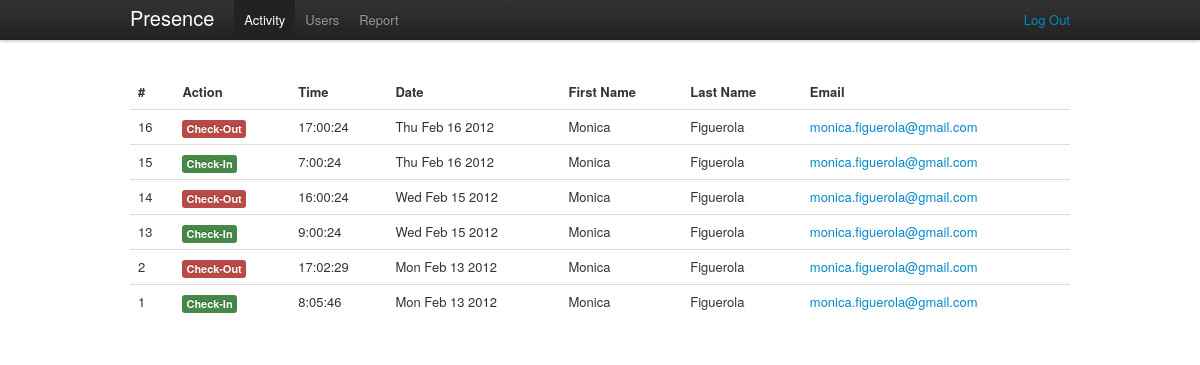
Page /admin/activity/ (signed in) on the earlier database version.
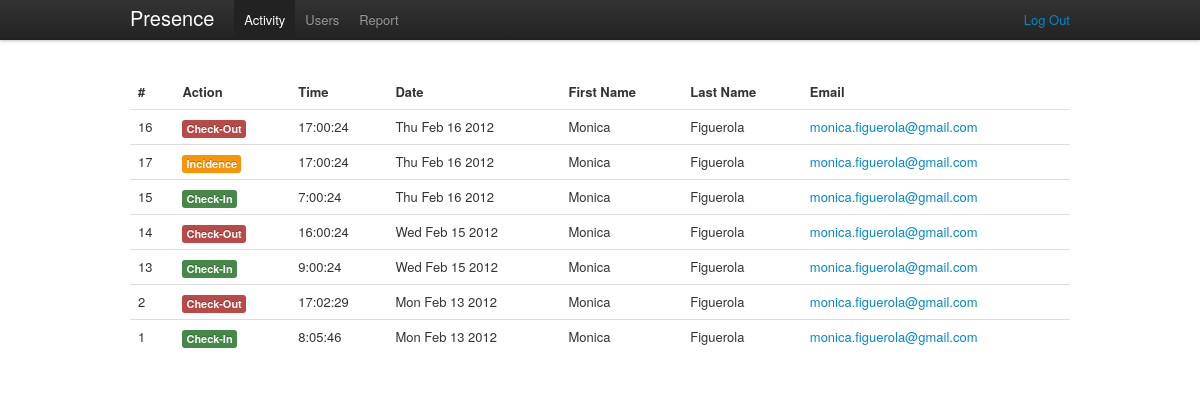
Same page on the later database version.
### tables this page shows
CREATE TABLE IF NOT EXISTS `presence_activity` (
  `id` int(11) NOT NULL AUTO_INCREMENT,
  `userid` varchar(250) NOT NULL,
  `action` varchar(50) NOT NULL,
  `timestamp` int(15) NOT NULL,
  `computed` tinyint(1) NOT NULL DEFAULT '0',
  PRIMARY KEY (`id`)
);

CREATE TABLE IF NOT EXISTS `presence_users` (
  `id` int(11) NOT NULL AUTO_INCREMENT,
  `email` varchar(150) NOT NULL,
  `password` varchar(50) NOT NULL,
  `role` varchar(20) NOT NULL,
  `firstname` varchar(200) NOT NULL,
  `lastname` varchar(300) NOT NULL,
  `position` varchar(200) NOT NULL,
  `UUID` varchar(36) NOT NULL,
  PRIMARY KEY (`id`)
);

### public/index.php (called while the page is built, shortened)
<?php
require_once (ROOT . '/config/config.php');
$url = isset($_GET['url']) ? $_GET['url'] : null;
$role = isset($_SESSION['role']) ? $_SESSION['role'] : null;
if ($url == null && $role == null) {
    $controller = "AuthController";
    $action = "asklogin";
    $url_params = array();
} else if ($url == null && isset($role)) {
    $controller = ucfirst($role) . 'Controller';
    $action = 'activity';
    $url_params = array();
} else {
    $url_params = explode('/', $url);
    $controller = ucfirst(array_shift($url_params));
    $action = $url_params[0] == null ? 'activity' : array_shift($url_params);
}
isset($url_params[1])
    ? $extra_action = $url_params[1]
    : $extra_action = null;
$extra_params = $_POST;
new $controller($action, array_merge($url_params, $extra_params), $extra_action);

### config/config.php (called while the page is built, shortened)
<?php
$CONFIG = new stdClass();
$CONFIG->wwwroot = 'https://localhost/presence-manager';
$CONFIG->dbhost = 'localhost';
$CONFIG->dbname = 'presence';
$CONFIG->dbuser = 'root';
$CONFIG->dbpassword = 'doremi';

### lang/en.php (called while the page is built)
<?php
$STRINGS = null;
$STRINGS['brand'] = 'Presence';
$STRINGS['login'] = 'Login';
$STRINGS['help'] = 'Help';
$STRINGS['activity'] = 'Activity';
$STRINGS['users'] = 'Users';
$STRINGS['report'] = 'Report';
$STRINGS['user'] = 'User';
$STRINGS['logout'] = 'Log Out';
$STRINGS['home'] = 'Home';
$STRINGS['404'] = '404';
$STRINGS['details'] = 'Details';
$STRINGS['summary'] = 'Summary';
$STRINGS['account'] = 'Account';
$STRINGS['starttime'] = 'Start Time';
$STRINGS['startdate'] = 'Start Date';
$STRINGS['endtime'] = 'End Time';
$STRINGS['enddate'] = 'End Date';
$STRINGS['action'] = 'Action';
$STRINGS['time'] = 'Time';
$STRINGS['date'] = 'Date';
$STRINGS['firstname'] = 'First Name';
$STRINGS['lastname'] = 'Last Name';
$STRINGS['email'] = 'Email';
$STRINGS['issued'] = 'Issued';
$STRINGS['period'] = 'Period';
$STRINGS['intervals'] = 'Intervals';
$STRINGS['interval'] = 'Interval';
$STRINGS['total'] = 'Total';
$STRINGS['password'] = 'Password';
$STRINGS['position'] = 'Position';
$STRINGS['role'] = 'Role';
$STRINGS['update'] = 'Update';
$STRINGS['week'] = 'Week';
$STRINGS['month'] = 'Month';
$STRINGS['year'] = 'Year';
$STRINGS['type'] = 'Type';
$STRINGS['message'] = 'Message';
$STRINGS['user:update:success'] = 'User details updated successfully!';
$STRINGS['user:update:failed'] = 'User details update falied!';
$STRINGS['user:delete:success'] = 'User deleted successfully!';
$STRINGS['user:delete:failed'] = 'User deleition falied!';
$STRINGS['user:create:success'] = 'The new user has been created!';
$STRINGS['user:create:failed'] = 'Error creating new user!';
$STRINGS['user:create:duplicate'] = 'This user already exists!';
$STRINGS['admin:no:activities'] = 'No more activity!';
$STRINGS['add:user'] = 'Add User';
$STRINGS['create:user'] = 'Create User';
$STRINGS['build:report'] = 'Build Report';
$STRINGS['event:success'] = 'Success!';
$STRINGS['event:error'] = 'Error!';
$STRINGS['event:checkin'] = 'Check-In';
$STRINGS['event:checkout'] = 'Check-Out';
$STRINGS['event:incidence'] = 'Incidence';
$STRINGS['event:noactivity'] = 'No Activity!';
$STRINGS['event:noactivity:message'] = 'There is no user activity';
$STRINGS['event:noactivityinterval:message'] = 'There is no user activity';
$STRINGS['event:delete:account'] = 'Delete Account';
$STRINGS['event:delete:account:warning'] = 'Warning! This action can not be undone!';

### lib/DB.php (called while the page is built, shortened)
<?php
class DB {
    private static $_instance;
    private static function getInstance(){
        if(self::$_instance == null){
            self::$_instance = new $class();
        }
        return self::$_instance;
    }
    public static function setUp($params){
        $db = self::getInstance();
        $db->_connection = new PDO("mysql:host=" . $params->dbhost . ";
                                    dbname=" . $params->dbname,
                                               $params->dbuser,
                                               $params->dbpassword);
    }
    public static function getDB(){
        $db = self::getInstance();
        return $db->_connection;
    }
	static function getAllRecords($sql, array $params = null){
		$st = self::getDB()->prepare($sql);
        $st->execute($params);
        return $st->fetchAll(PDO::FETCH_OBJ);
	}
}

### app/models/ActivityModel.php (called while the page is built, shortened)
<?php
class ActivityModel extends Model {
    public static function find_all() {
		$sql = "SELECT pa.id, pa.userid, pa.action, pa.timestamp, pu.firstname, pu.lastname, pu.email
				FROM " . self::table() . " pa
				JOIN presence_users pu ON pa.userid = pu.id
				ORDER BY pa.timestamp DESC";
		return DB::getAllRecords($sql, null);
    }
}

### app/controllers/AdminController.php (called while the page is built, shortened)
<?php
class AdminController extends Controller {
    public function __construct($action, $params, $extra_action = null) {
        global $CONFIG;
        isset($extra_action) ? $action = $action . '_' . $extra_action : null;
        if ($this->check_role('admin') && method_exists($this, $action)) {
            $this->$action($params);
        } else {
            RoutingHelper::redirect($CONFIG->wwwroot . '/error/notfound');
        }
    }
    public function activity() {
        $this->_view = new AdminActivityView(ActivityModel::find_all());
    }
}

### app/model.class.php (called while the page is built, shortened)
<?php
abstract class Model{
    protected static function table(){
        $prefix = 'presence_';
        $caller = get_called_class();
        $class = lcfirst(substr($caller, 0, -5));
        return $prefix.self::pluralise($class);
    }
    private static function pluralise($word){
        $exceptions = array();
        $exceptions['activity'] = 'activity';
        empty($exceptions[$word])
            ? $plural = $word.'s'
            : $plural = $exceptions[$word];
        return $plural;
    }
}

### app/helpers/BootstrapHelper.php (called while the page is built, shortened)
<?php
class BootstrapHelper extends Helper{
    static function get_label_for_action($action){
       switch ($action) {
            case 'checkin': return 'label-success';
            case 'checkout': return 'label-important';
            case 'incidence': return 'label-warning';
		}
    }
}

### app/views/admin/AdminActivityView.php (the view, shortened to what this page needs)
<?php
class AdminActivityView extends View {
    private $_entries;
    public function __construct($entries, $alert = null) {
        $this->_entries = $entries;
    }
    public function menu() {
        return MenuHelper::admin_base_menu('activity');
    }
    public function content() {
        global $CONFIG, $STRINGS;
        $activity_table_content = '';
        foreach ($this->_entries as $entry) {
            $activity_table_content .=
            '<tr>
                <td>' . $entry->id . '</td>
                <td><span class="label ' . BootstrapHelper::get_label_for_action($entry->action). '">' . BootstrapHelper::get_event_description($entry->action) . '</span></td>
                <td>' . date('G:i:s', $entry->timestamp) . '</td>
                <td>' . date('D M j Y', $entry->timestamp) . '</td>
                <td>' . utf8_encode($entry->firstname) . '</td>
                <td>' . utf8_encode($entry->lastname) . '</td>
                <td><a href="'.$CONFIG->wwwroot.'/admin/users/'.$entry->userid.'/details">' . $entry->email . '</a></td>
                </tr>
            ';
        }
        return '
        <section id="activity">
            <table class="table">
                <thead>
                    <tr>
                        <th>#</th>
                        <th>'.$STRINGS['action'].'</th>
                        <th>'.$STRINGS['time'].'</th>
						<th>'.$STRINGS['date'].'</th>
                        <th>'.$STRINGS['firstname'].'</th>
                        <th>'.$STRINGS['lastname'].'</th>
                        <th>'.$STRINGS['email'].'</th>
                    </tr>
                </thead>
                <tbody>' . $activity_table_content . '
                </tbody>
            </table>
        </section>';
    }
}

### app/view.class.php (shortened to what this page needs)
<?php
abstract class View {
    private $_title;
    protected $_alert;
    public function __destruct() {
        $this->render();
    }
    private function render() {
        global $CONFIG, $STRINGS;
        echo '<!DOCTYPE html>
              <html lang="en">
                <head>
                <meta charset="utf-8">
                  <title>' . $this->_title . ' | ' . $STRINGS['brand'] . '</title>
                    <link rel="stylesheet" href="' . $CONFIG->wwwroot . '/public/css/bootstrap.min.css" type="text/css">
                    <link rel="stylesheet" href="' . $CONFIG->wwwroot . '/public/css/presence.css" type="text/css">
                    <link rel="stylesheet" href="' . $CONFIG->wwwroot . '/public/css/datepicker.css" type="text/css">
                    <link rel="shortcut icon" href="' . $CONFIG->wwwroot . '/public/img/favicon.ico">
                    <script type="text/javascript" src="' . $CONFIG->wwwroot . '/public/js/jquery-1.7.1.min.js"></script>
                    <script type="text/javascript" src="' . $CONFIG->wwwroot . '/public/js/bootstrap-alert.js"></script>
                    <script type="text/javascript" src="' . $CONFIG->wwwroot . '/public/js/bootstrap-datepicker.js"></script>
                </head>
                <body>
                  <div class="navbar navbar-fixed-top">
                    <div class="navbar-inner">
                      <div class="container">
                        <a class="brand" href="'.$CONFIG->wwwroot.'">'.$STRINGS['brand'].'</a>
                          <div class="nav-collapse">
                            '.$this->menu().'
                          </div>
                       </div>
                    </div>
                  </div>
                    <div class="container">
                      '.$this->_alert.'
					  '.$this->content().'
                    </div>
                </body>
              </html>';
    }
    protected function title($title) {
        $this->_title = $title;
    }
}

### app/helpers/MenuHelper.php (shortened to what this page needs)
<?php
class MenuHelper extends Helper {
    static public function admin_base_menu($active) {
        global $CONFIG, $STRINGS;
        $activity = $users = $report = null;
        return
            '<ul class="nav">
                <li ' . $activity . '><a href="' . $CONFIG->wwwroot . '/admin/activity">' . $STRINGS['activity'] . '</a></li>
                <li ' . $users . ' ><a href="' . $CONFIG->wwwroot . '/admin/users">' . $STRINGS['users'] . '</a></li>
                <li ' . $report . ' ><a href="' . $CONFIG->wwwroot . '/admin/report">' . $STRINGS['report'] . '</a></li>
            </ul>' . MenuHelper::get_logout_option();
    }
    static private function get_logout_option(){
        global $CONFIG, $STRINGS;
        return
            '<ul class="nav pull-right no-hover-a">
                <p class="navbar-text pull-right"><a href="' . $CONFIG->wwwroot . '/auth/logout">' . $STRINGS['logout'] . '</a></p>
             </ul>';
    }
}

### public/css/presence.css (style rules this page uses)
html { overflow-y:scroll; }
body { padding-top:75px; }

Differences in the rows shown:
added presence_activity: id "17", action "Incidence", timestamp "17:00:24", timestamp "Thu Feb 16 2012", userid.firstname "Monica", userid.lastname "Figuerola", userid.email "monica.figuerola@gmail.com"
